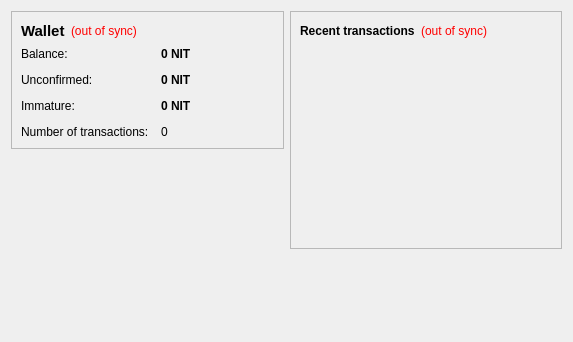
<?xml version="1.0" encoding="UTF-8"?>
<ui version="4.0">
 <class>OverviewPage</class>
 <widget class="QWidget" name="OverviewPage">
  <property name="geometry">
   <rect>
    <x>0</x>
    <y>0</y>
    <width>573</width>
    <height>342</height>
   </rect>
  </property>
  <property name="windowTitle">
   <string>Form</string>
  </property>
  <layout class="QHBoxLayout" name="horizontalLayout" stretch="1,1">
   <item>
    <layout class="QVBoxLayout" name="verticalLayout_2">
     <item>
      <widget class="QFrame" name="frame">
       <property name="frameShape">
        <enum>QFrame::StyledPanel</enum>
       </property>
       <property name="frameShadow">
        <enum>QFrame::Raised</enum>
       </property>
       <layout class="QVBoxLayout" name="verticalLayout_4">
        <item>
         <layout class="QHBoxLayout" name="horizontalLayout_4">
          <item>
           <widget class="QLabel" name="label_5">
            <property name="font">
             <font>
              <pointsize>11</pointsize>
              <weight>75</weight>
              <bold>true</bold>
             </font>
            </property>
            <property name="text">
             <string>Wallet</string>
            </property>
           </widget>
          </item>
          <item>
           <widget class="QLabel" name="labelWalletStatus">
            <property name="toolTip">
             <string>The displayed information may be out of date. Your wallet automatically synchronizes with the nightnote network after a connection is established, but this process has not completed yet.</string>
            </property>
            <property name="styleSheet">
             <string notr="true">QLabel { color: red; }</string>
            </property>
            <property name="text">
             <string notr="true">(out of sync)</string>
            </property>
            <property name="alignment">
             <set>Qt::AlignLeading|Qt::AlignLeft|Qt::AlignVCenter</set>
            </property>
           </widget>
          </item>
          <item>
           <spacer name="horizontalSpacer_2">
            <property name="orientation">
             <enum>Qt::Horizontal</enum>
            </property>
            <property name="sizeHint" stdset="0">
             <size>
              <width>40</width>
              <height>20</height>
             </size>
            </property>
           </spacer>
          </item>
         </layout>
        </item>
        <item>
         <layout class="QFormLayout" name="formLayout_2">
          <property name="fieldGrowthPolicy">
           <enum>QFormLayout::AllNonFixedFieldsGrow</enum>
          </property>
          <property name="horizontalSpacing">
           <number>12</number>
          </property>
          <property name="verticalSpacing">
           <number>12</number>
          </property>
          <item row="0" column="0">
           <widget class="QLabel" name="label">
            <property name="text">
             <string>Balance:</string>
            </property>
           </widget>
          </item>
          <item row="0" column="1">
           <widget class="QLabel" name="labelBalance">
            <property name="font">
             <font>
              <weight>75</weight>
              <bold>true</bold>
             </font>
            </property>
            <property name="cursor">
             <cursorShape>IBeamCursor</cursorShape>
            </property>
            <property name="toolTip">
             <string>Your current balance</string>
            </property>
            <property name="text">
             <string notr="true">0 NIT</string>
            </property>
            <property name="textInteractionFlags">
             <set>Qt::LinksAccessibleByMouse|Qt::TextSelectableByKeyboard|Qt::TextSelectableByMouse</set>
            </property>
           </widget>
          </item>
          <item row="1" column="0">
           <widget class="QLabel" name="label_3">
            <property name="text">
             <string>Unconfirmed:</string>
            </property>
           </widget>
          </item>
          <item row="1" column="1">
           <widget class="QLabel" name="labelUnconfirmed">
            <property name="font">
             <font>
              <weight>75</weight>
              <bold>true</bold>
             </font>
            </property>
            <property name="cursor">
             <cursorShape>IBeamCursor</cursorShape>
            </property>
            <property name="toolTip">
             <string>Total of transactions that have yet to be confirmed, and do not yet count toward the current balance</string>
            </property>
            <property name="text">
             <string notr="true">0 NIT</string>
            </property>
            <property name="textInteractionFlags">
             <set>Qt::LinksAccessibleByMouse|Qt::TextSelectableByKeyboard|Qt::TextSelectableByMouse</set>
            </property>
           </widget>
          </item>
          <item row="3" column="0">
           <widget class="QLabel" name="label_2">
            <property name="text">
             <string>Number of transactions:</string>
            </property>
           </widget>
          </item>
          <item row="3" column="1">
           <widget class="QLabel" name="labelNumTransactions">
            <property name="toolTip">
             <string>Total number of transactions in wallet</string>
            </property>
            <property name="text">
             <string notr="true">0</string>
            </property>
           </widget>
          </item>
          <item row="2" column="0">
           <widget class="QLabel" name="labelImmatureText">
            <property name="text">
             <string>Immature:</string>
            </property>
           </widget>
          </item>
          <item row="2" column="1">
           <widget class="QLabel" name="labelImmature">
            <property name="font">
             <font>
              <weight>75</weight>
              <bold>true</bold>
             </font>
            </property>
            <property name="toolTip">
             <string>Mined balance that has not yet matured</string>
            </property>
            <property name="text">
             <string notr="true">0 NIT</string>
            </property>
            <property name="textInteractionFlags">
             <set>Qt::LinksAccessibleByMouse|Qt::TextSelectableByKeyboard|Qt::TextSelectableByMouse</set>
            </property>
           </widget>
          </item>
         </layout>
        </item>
       </layout>
      </widget>
     </item>
     <item>
      <spacer name="verticalSpacer">
       <property name="orientation">
        <enum>Qt::Vertical</enum>
       </property>
       <property name="sizeHint" stdset="0">
        <size>
         <width>20</width>
         <height>40</height>
        </size>
       </property>
      </spacer>
     </item>
    </layout>
   </item>
   <item>
    <layout class="QVBoxLayout" name="verticalLayout_3">
     <item>
      <widget class="QFrame" name="frame_2">
       <property name="frameShape">
        <enum>QFrame::StyledPanel</enum>
       </property>
       <property name="frameShadow">
        <enum>QFrame::Raised</enum>
       </property>
       <layout class="QVBoxLayout" name="verticalLayout">
        <item>
         <layout class="QHBoxLayout" name="horizontalLayout_2">
          <item>
           <widget class="QLabel" name="label_4">
            <property name="text">
             <string>&lt;b&gt;Recent transactions&lt;/b&gt;</string>
            </property>
           </widget>
          </item>
          <item>
           <widget class="QLabel" name="labelTransactionsStatus">
            <property name="toolTip">
             <string>The displayed information may be out of date. Your wallet automatically synchronizes with the nightnote network after a connection is established, but this process has not completed yet.</string>
            </property>
            <property name="styleSheet">
             <string notr="true">QLabel { color: red; }</string>
            </property>
            <property name="text">
             <string notr="true">(out of sync)</string>
            </property>
            <property name="alignment">
             <set>Qt::AlignRight|Qt::AlignTrailing|Qt::AlignVCenter</set>
            </property>
           </widget>
          </item>
          <item>
           <spacer name="horizontalSpacer">
            <property name="orientation">
             <enum>Qt::Horizontal</enum>
            </property>
            <property name="sizeHint" stdset="0">
             <size>
              <width>40</width>
              <height>20</height>
             </size>
            </property>
           </spacer>
          </item>
         </layout>
        </item>
        <item>
         <widget class="QListView" name="listTransactions">
          <property name="styleSheet">
           <string notr="true">QListView { background: transparent; }</string>
          </property>
          <property name="frameShape">
           <enum>QFrame::NoFrame</enum>
          </property>
          <property name="verticalScrollBarPolicy">
           <enum>Qt::ScrollBarAlwaysOff</enum>
          </property>
          <property name="horizontalScrollBarPolicy">
           <enum>Qt::ScrollBarAlwaysOff</enum>
          </property>
          <property name="selectionMode">
           <enum>QAbstractItemView::NoSelection</enum>
          </property>
         </widget>
        </item>
       </layout>
      </widget>
     </item>
     <item>
      <spacer name="verticalSpacer_2">
       <property name="orientation">
        <enum>Qt::Vertical</enum>
       </property>
       <property name="sizeHint" stdset="0">
        <size>
         <width>20</width>
         <height>40</height>
        </size>
       </property>
      </spacer>
     </item>
    </layout>
   </item>
  </layout>
 </widget>
 <resources/>
 <connections/>
</ui>
